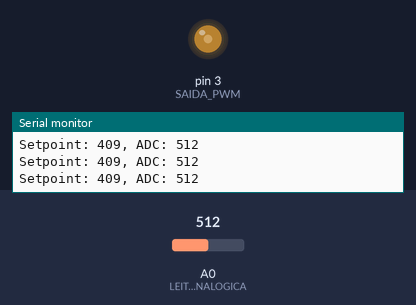
A sketch run on a simulated Arduino Uno, built with avr-gcc and run on an emulated ATmega328P. On the bench: output pins drawn as LEDs (lit = HIGH), the last lines printed to the serial monitor. Inputs (shaded band) come from the test bench; at power-on: A0 (LEITURA_ANALOGICA) = 512.

Above: at 1.2 s.
1.3 s: A0 (LEITURA_ANALOGICA) set to 399
At 2.6 s:
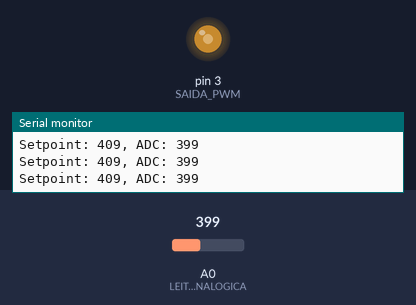
3.0 s: A0 (LEITURA_ANALOGICA) set to 716
At 3.6 s:
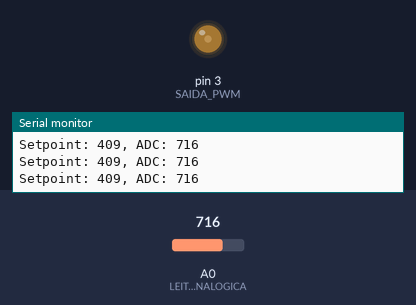
4.6 s: A0 (LEITURA_ANALOGICA) set to 0
At 5.2 s:
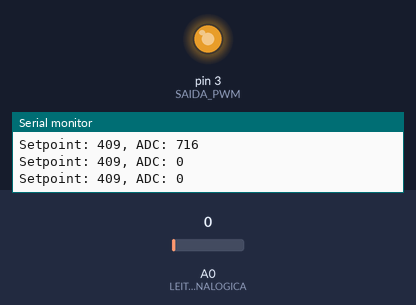
6.3 s: A0 (LEITURA_ANALOGICA) set to 511
At 6.9 s:
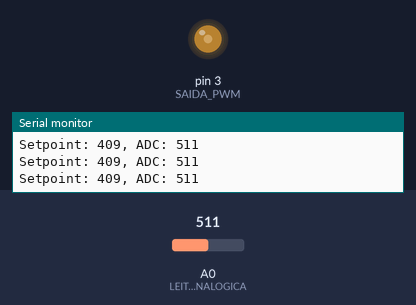
Timing chart, 0 to 8.9 s (numbered marks = the images above; inputs shaded):
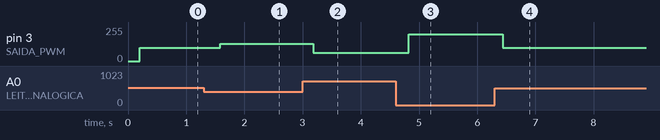

The sketch:

fuzzy.ino
```cpp
/** =============================================================================================================
  Projeto: Controlador Fuzzy com Arduino - Atividade Disciplina: Inteligência Artificial IFSP
  Utilizado: Arduino UNO, circuito RCRC
  @file fuzzy.ino
  @author(s) Yhan Christian Souza Silva
  @date  26/06/2021
  @version V.1.0.0

          **DESCRIÇÃO DE FUNCIONAMENTO DO FIRMWARE**

  -firmware que ajusta tensão de entrada sistem VIN_SISTEMA (saída PWM 3) arduino de acordo com a leitura
  - do VOUT_SISTEMA (entrada analógica A0) que faz a leitura do valor analógico atual, compara com o valor
  - setpoint e executa algoritmo lógica Fuzzy para sistema atender o setpoint

          **TABELA SETPOINT VALORES DE SETPOINT CONVERTIDOS EM TENSAO**

                                Valor (ADC)  Tensão
                                      0         0
                                     102       0.5
                                     205        1
                                     307       1.5
                                     409        2
                                     512       2.5

  - O circuito trata-se de um RCRC com divisor resistivo, mesmo que a saída PWM seja 255 (5V) na entrada do
  circuito. A saída ficará em aproximadamente 2.5V.
  ================================================================================================================ */

// ====================================== Bibliotecas Auxiliares ==============================================

#include <Fuzzy.h>

// ========================================= Defines e Hardware =================================================

#define LEITURA_ANALOGICA A0
#define SAIDA_PWM 3

#define ADC_MINIMO 0
#define ADC_MAXIMO 1023

#define PWM_MINIMO 0
#define PWM_MAXIMO 255

#define SETPOINT 409

#define TEMPO_AMOSTRAGEM 100

// Caso n queira exibir calculo delta comentar esta linha
//#define EXIBE_DELTA

// ========================================== Instância Objeto =====================================================

Fuzzy *fuzzy = new Fuzzy();

// ================================== Variáveis e Constantes (Globais) ============================================

unsigned long ultima_atualizacao;
uint8_t pwm = PWM_MINIMO;

// ============================================== Setup ==========================================================

void setup() {
  //Inicia saída e escreve valor atual pwm = 0;
  pinMode(SAIDA_PWM, OUTPUT);
  analogWrite(SAIDA_PWM, pwm);
  Serial.begin(9600);

  //Seta controlador Fuzzy

  // Entrada Delta
  FuzzySet *delta_muito_pequeno = new FuzzySet(-512, -512, -512, -256);
  FuzzySet *delta_pequeno = new FuzzySet(-512, -256, -256, 0);
  FuzzySet *delta_setpoint = new FuzzySet(-256, 0, 0, 256);
  FuzzySet *delta_alto = new FuzzySet(0, 256, 256, 512);
  FuzzySet *delta_muito_alto = new FuzzySet(256, 512, 512, 512);

  //Saida Saida_PWM

  FuzzySet *pwm_nulo = new FuzzySet(0, 0, 0, 64);
  FuzzySet *pwm_pequeno = new FuzzySet(0, 64, 64, 128);
  FuzzySet *pwm_medio = new FuzzySet(64, 128, 128, 191);
  FuzzySet *pwm_alto = new FuzzySet(128, 191, 191, 255);
  FuzzySet *pwm_muito_alto = new FuzzySet(191, 255, 255, 255);

  //Variável de Entrada controlador Fuzzy

  FuzzyInput *delta = new FuzzyInput(1);
  delta->addFuzzySet(delta_muito_pequeno);
  delta->addFuzzySet(delta_pequeno);
  delta->addFuzzySet(delta_setpoint);
  delta->addFuzzySet(delta_alto);
  delta->addFuzzySet(delta_muito_alto);
  fuzzy->addFuzzyInput(delta);

  //Variável de Saída Controlador Fuzzy
  FuzzyOutput *saida_pwm = new FuzzyOutput(1);
  saida_pwm->addFuzzySet(pwm_nulo);
  saida_pwm->addFuzzySet(pwm_pequeno);
  saida_pwm->addFuzzySet(pwm_medio);
  saida_pwm->addFuzzySet(pwm_alto);
  saida_pwm->addFuzzySet(pwm_muito_alto);
  fuzzy->addFuzzyOutput(saida_pwm);


  //Regras Controlador Fuzzy
  /* 1. Se delta_muito_alto então pwm_nulo
     2. Se delta_alto então pwm_pequeno
     3. Se delta_setpoint então pwm_medio
     4. Se delta_pequeno então pwm_alto
     5. Se delta_muito_pequeno entao pwm_muito_alto
  */

  //Regra 01- Se delta_muito_alto então pwm_nulo
  FuzzyRuleAntecedent *se_delta_muito_alto = new FuzzyRuleAntecedent();
  se_delta_muito_alto->joinSingle(delta_muito_alto);
  FuzzyRuleConsequent *entao_pwm_nulo = new FuzzyRuleConsequent();
  entao_pwm_nulo->addOutput(pwm_nulo);
  FuzzyRule *regra_fuzzy_01 = new FuzzyRule(1, se_delta_muito_alto, entao_pwm_nulo);
  fuzzy->addFuzzyRule(regra_fuzzy_01);


  //Regra 02 - Se delta_alto então pwm_pequeno
  FuzzyRuleAntecedent *se_delta_alto = new FuzzyRuleAntecedent();
  se_delta_alto->joinSingle(delta_alto);
  FuzzyRuleConsequent *entao_pwm_pequeno = new FuzzyRuleConsequent();
  entao_pwm_pequeno->addOutput(pwm_pequeno);
  FuzzyRule *regra_fuzzy_02 = new FuzzyRule(2, se_delta_alto, entao_pwm_pequeno);
  fuzzy->addFuzzyRule(regra_fuzzy_02);

  //Regra 03 - Se delta_setpoint então pwm_medio
  FuzzyRuleAntecedent *se_delta_setpoint = new FuzzyRuleAntecedent();
  se_delta_setpoint->joinSingle(delta_setpoint);
  FuzzyRuleConsequent *entao_pwm_medio = new FuzzyRuleConsequent();
  entao_pwm_medio->addOutput(pwm_medio);
  FuzzyRule *regra_fuzzy_03 = new FuzzyRule(3, se_delta_setpoint, entao_pwm_medio);
  fuzzy->addFuzzyRule(regra_fuzzy_03);

  //Regra 04 - Se delta_pequeno então pwm_alto
  FuzzyRuleAntecedent *se_delta_pequeno = new FuzzyRuleAntecedent();
  se_delta_pequeno->joinSingle(delta_pequeno);
  FuzzyRuleConsequent *entao_pwm_alto = new FuzzyRuleConsequent();
  entao_pwm_alto->addOutput(pwm_alto);
  FuzzyRule *regra_fuzzy_04 = new FuzzyRule(4, se_delta_pequeno, entao_pwm_alto);
  fuzzy->addFuzzyRule(regra_fuzzy_04);

  //Regra 05 - Se delta_muito_pequeno entao pwm_muito_alto
  FuzzyRuleAntecedent *se_delta_muito_pequeno = new FuzzyRuleAntecedent();
  se_delta_muito_pequeno->joinSingle(delta_muito_pequeno);
  FuzzyRuleConsequent *entao_pwm_muito_alto = new FuzzyRuleConsequent();
  entao_pwm_muito_alto->addOutput(pwm_muito_alto);
  FuzzyRule *regra_fuzzy_05 = new FuzzyRule(5, se_delta_muito_pequeno, entao_pwm_muito_alto);
  fuzzy->addFuzzyRule(regra_fuzzy_05);
}

// ============================================== Loop =============================================================

void loop() {
  if ((long)millis() - ultima_atualizacao > TEMPO_AMOSTRAGEM)
  {
    //Calcula Delta e informa valor ao controlador fuzzy
    int leitura_analogica = analogRead(LEITURA_ANALOGICA);
    int calcula_delta = leitura_analogica - SETPOINT;

    //Nebulização

    fuzzy->setInput(1, calcula_delta);
    fuzzy->fuzzify();

    //Desnebulizaçao
    pwm = fuzzy->defuzzify(1);

    //Escreve na saida valor atualizado do pwm
    analogWrite(SAIDA_PWM, pwm);
    Serial.print("Setpoint: ");
    Serial.print(SETPOINT);
    Serial.print(",");
 #ifdef EXIBE_DELTA
    Serial.print(" Delta: ");
    Serial.print(calcula_delta);
    Serial.print(",");
    Serial.print(" PWM: ");
    Serial.print(pwm);
    Serial.print(",");
 #endif
    Serial.print(" ADC: ");
    Serial.println(leitura_analogica);


    ultima_atualizacao = millis();
  }
}
```

Measured:
- after the input at 1.3 s, pin 3 (SAIDA_PWM): 100/255 → 131/255 after 0.29 s
- after the input at 3.0 s, pin 3 (SAIDA_PWM): 131/255 → 62/255 after 0.18 s
- after the input at 4.6 s, pin 3 (SAIDA_PWM): 62/255 → 202/255 after 0.22 s
- after the input at 6.3 s, pin 3 (SAIDA_PWM): 202/255 → 100/255 after 0.14 s
